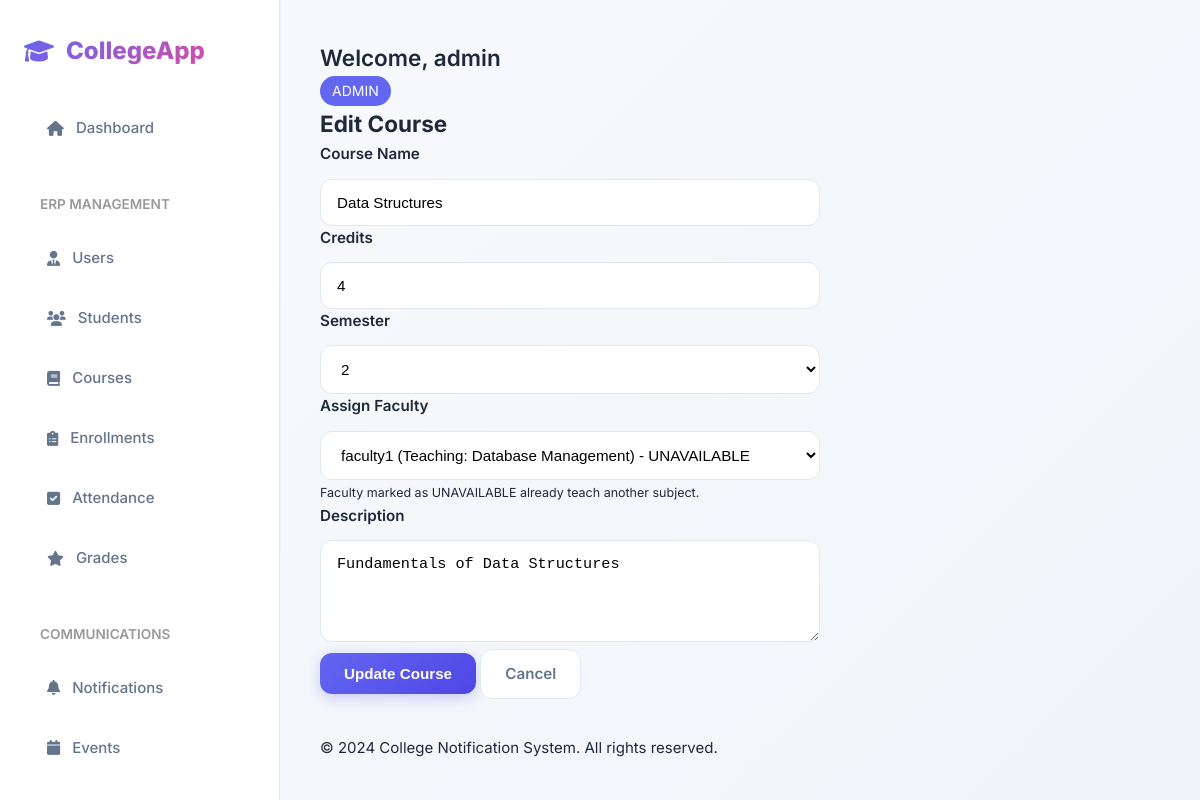
Page /admin/course/1/edit (signed in) on the committed database.
### tables this page shows
CREATE TABLE courses (
  id INTEGER PRIMARY KEY AUTOINCREMENT,
  course_code TEXT UNIQUE NOT NULL,
  course_name TEXT NOT NULL,
  credits INTEGER,
  semester INTEGER,
  faculty_id INTEGER,
  description TEXT,
  created_at TEXT DEFAULT (datetime('now','localtime')),
  FOREIGN KEY (faculty_id) REFERENCES users(id)
);

CREATE TABLE users (
  id INTEGER PRIMARY KEY AUTOINCREMENT,
  username TEXT UNIQUE NOT NULL,
  password TEXT NOT NULL,
  email TEXT,
  role TEXT NOT NULL,  -- 'admin', 'faculty', or 'student'
  created_at TEXT DEFAULT (datetime('now','localtime'))
);

### app.py (the view, shortened to what this page needs)
@app.route('/admin/course/<int:id>/edit', methods=['GET', 'POST'])
@login_required(role='admin')
def edit_course(id):
    db = get_db()
    course = db.execute("SELECT * FROM courses WHERE id=?", (id,)).fetchone()
    faculty_list = db.execute("""
        SELECT u.id, u.username, c.course_name
        FROM users u
        LEFT JOIN courses c ON u.id = c.faculty_id
        WHERE u.role='faculty'
        ORDER BY u.username
    """).fetchall()
    return render_template('add_edit_course.html', action='Edit', course=course, faculty=faculty_list)

### app.py (called while the page is built)
def get_db():
    if 'db' not in g:
        g.db = sqlite3.connect(DB)
        g.db.row_factory = sqlite3.Row
        g.db.execute("PRAGMA foreign_keys = ON")
    return g.db

### templates/add_edit_course.html (shortened to what this page needs)
{% extends "base.html" %}
{% block content %}
<div class="container mt-4">
    <h2>{% if action == 'Add' %}Add New Course{% else %}Edit Course{% endif %}</h2>
    <form method="POST" class="mt-4" style="max-width: 500px;">
        <div class="mb-3">
            <label for="course_name" class="form-label">Course Name</label>
            <input type="text" class="form-control" id="course_name" name="course_name"
                   value="{{ course['course_name'] if action == 'Edit' else '' }}" required>
        </div>
        <div class="mb-3">
            <label for="credits" class="form-label">Credits</label>
            <input type="number" class="form-control" id="credits" name="credits" min="1" max="6"
                   value="{{ course['credits'] if action == 'Edit' else '3' }}" required>
        </div>
        <div class="mb-3">
            <label for="semester" class="form-label">Semester</label>
            <select class="form-control" id="semester" name="semester" required>
                <option value="2" {% if action == 'Edit' and course['semester'] == 2 %}selected{% endif %}>2</option>
            </select>
        </div>
        <div class="mb-3">
            <label for="faculty_id" class="form-label">Assign Faculty</label>
            <select class="form-control" id="faculty_id" name="faculty_id">
                {% for fac in faculty %}
                <option value="{{ fac['id'] }}" {% if action == 'Edit' and course['faculty_id'] == fac['id'] %}selected{% endif %}
                        {% if fac['course_name'] and (action == 'Add' or course['faculty_id'] != fac['id']) %}disabled{% endif %}>
                    {{ fac['username'] }}
                    {% if fac['course_name'] %} (Teaching: {{ fac['course_name'] }}) - UNAVAILABLE{% endif %}
                </option>
                {% endfor %}
            </select>
            <small class="form-text text-muted">Faculty marked as UNAVAILABLE already teach another subject.</small>
        </div>
        <div class="mb-3">
            <label for="description" class="form-label">Description</label>
            <textarea class="form-control" id="description" name="description" rows="4">{{ course['description'] if action == 'Edit' else '' }}</textarea>
        </div>
        <button type="submit" class="btn btn-primary">{% if action == 'Add' %}Add Course{% else %}Update Course{% endif %}</button>
        <a href="{{ url_for('manage_courses') }}" class="btn btn-secondary">Cancel</a>
    </form>
</div>
{% endblock %}

### static/style.css (style rules this page uses)
:root { --primary: #6366f1; --primary-dark: #4f46e5; --secondary: #ec4899; --success: #10b981; --warning: #f59e0b; --danger: #ef4444; --bg-body: #f8fafc; --bg-card: #ffffff; --text-main: #1e293b; --text-muted: #64748b; --border: #e2e8f0; --shadow: 0 10px 15px -3px rgba(0, 0, 0, 0.1); --shadow-sm: 0 1px 2px 0 rgba(0, 0, 0, 0.05); --radius: 0.75rem; --font-sans: 'Inter', system-ui, -apple-system, sans-serif; }
* { box-sizing: border-box; margin: 0; padding: 0; }
body { font-family: var(--font-sans); background: linear-gradient(135deg, #f8fafc 0%, #f1f5f9 100%); color: var(--text-main); line-height: 1.6; font-size: 15px; min-height: 100vh; display: flex; flex-direction: column; }
.btn { display: inline-flex; align-items: center; justify-content: center; padding: 0.75rem 1.5rem; border-radius: var(--radius); font-weight: 600; text-decoration: none; transition: all 0.3s ease; border: none; cursor: pointer; gap: 0.5rem; font-size: 0.95rem; }
.btn-primary { background: linear-gradient(135deg, var(--primary), var(--primary-dark)); color: white; box-shadow: 0 4px 15px rgba(99, 102, 241, 0.3); }
.btn-secondary { background: var(--bg-card); color: var(--text-muted); border: 1.5px solid var(--border); }
.form-label { display: block; margin-bottom: 0.75rem; font-weight: 600; color: var(--text-main); font-size: 0.95rem; }
.form-control { width: 100%; padding: 0.875rem 1rem; border-radius: var(--radius); border: 1.5px solid var(--border); background: white; transition: all 0.3s ease; font-size: 0.95rem; }
.form-control::placeholder { color: var(--text-muted); }

### rows in the picture
courses: course_name "Data Structures", credits "4", semester "2", faculty_id "faculty1 (Teaching: Database Management) - UNAVAILABLE", description "Fundamentals of Data Structures"

### other values in the picture
{{ session.user }} "admin"
{{ session.role|upper }} "ADMIN"
